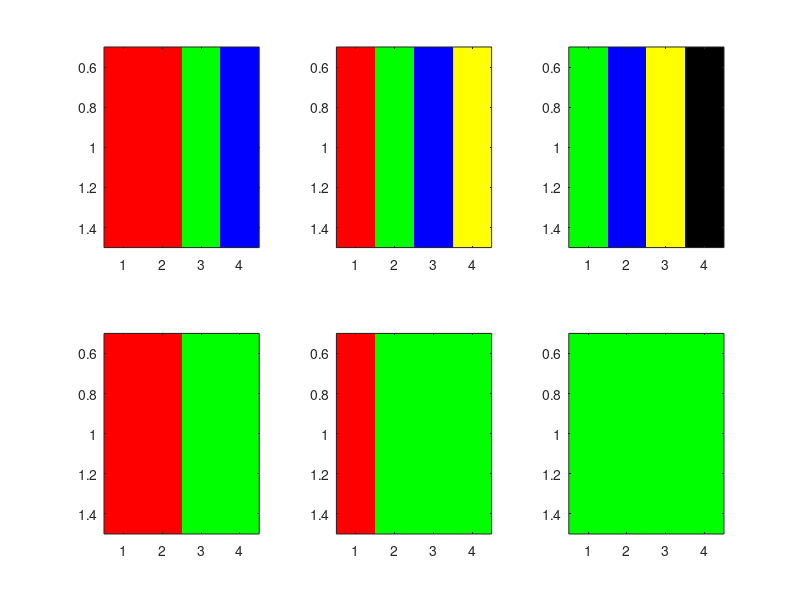

This chart was generated by the following MATLAB code:
function ColorTestPNG
%color test
zval1 = [0 1 2 3];
zval2 = [1 2 3 4];
zval3 = [2 3 4 5];
%RGBY
cmap = [1 0 0;
    0 1 0;
    0 0 1;
    1 1 0];
colormap(cmap);

subplot(2,3,1);
image(zval1);
subplot(2,3,2);
image(zval2);
subplot(2,3,3);
image(zval3);

% Save data as indexed png
imwrite(zval1,cmap ,'imgtest1.png','png');
imwrite(zval2,cmap ,'imgtest2.png','png');
imwrite(zval3,cmap ,'imgtest3.png','png');
% Read png
[img1, imap1] = imread('imgtest1.png');
[img2, imap2] = imread('imgtest2.png');
[img3, imap3] = imread('imgtest3.png');


subplot(2,3,4);
colormap(imap1);
image(img1);
subplot(2,3,5);
colormap(imap2);
image(img2);
subplot(2,3,6);
colormap(imap3);
image(img3);
end
